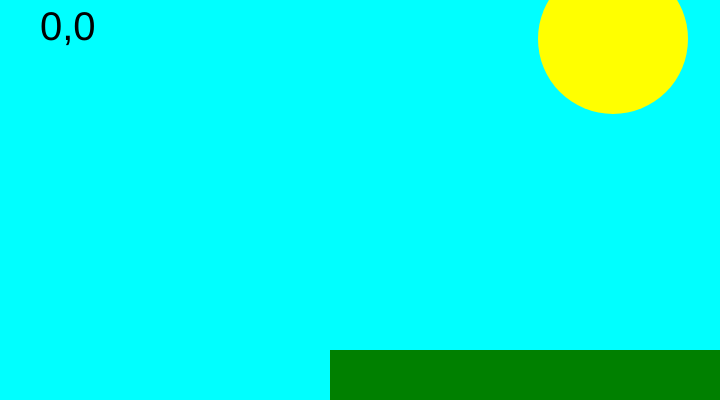
Frame 1 (no input)
Frame 60 (no input): identical to frame 1, image omitted
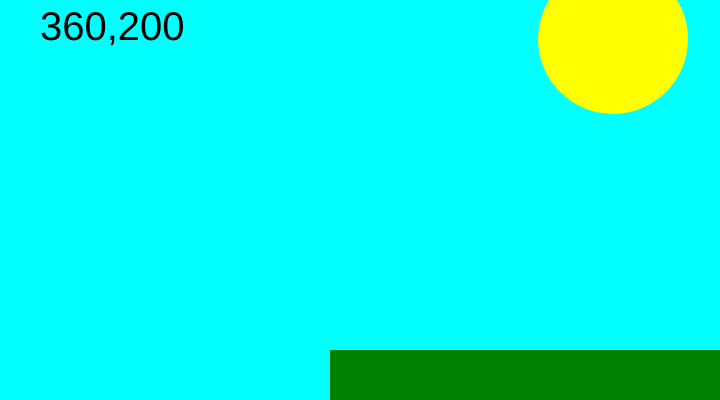
Frame 120 (the mouse pressed at the canvas centre since frame 60)

The p5.js sketch that drew these frames (run headless with seeded random() and noise() and a simulated clock; from frame 60 on, the mouse is pressed at the canvas centre):

// p5.js sketch
// ── sketch.js


function setup() {
  // Sets the screen to be 720 pixels wide and 400 pixels high
  createCanvas(720, 400);
}



function draw() {
  // put drawing code here
  background('cyan');
  noStroke();
  //
  // fill(204);
  // triangle(18, 18, 18, 360, 81, 360);
  //
  fill('green');
  rect(330, 350 , 450, 500);
  //
  // fill(204);
  // quad(189, 18, 216, 18, 216, 360, 144, 360);
  //
  fill('yellow');
  ellipse(613, 39 , 150, 150);
  //
  // fill(204);
  // triangle(288, 18, 351, 360, 288, 360);
  //
  // fill();
  // arc(479, 300, 280, 280, PI, TWO_PI);

fill(0) ;
textSize (40) ;
text(mouseX + "," + mouseY, 40, 40 ) ;



}
